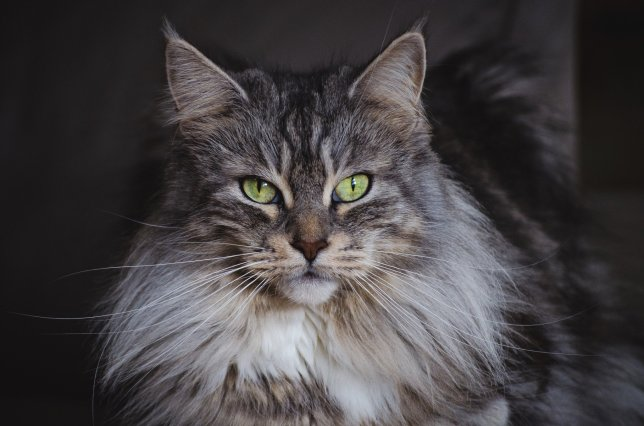
#> input picture res/cat2.jpg, 644 x 426 px
$ python ImageProcessingTesting.py
#> lines starting #> are read from the running program, lines starting #| are printed output that depends on the picture; after the words box and inside, x2 and y2 are one past the last pixel; in counts of white or black regions, pixels touching at a corner belong together
import cv2
import numpy as np

#edge detect test
img = cv2.imread('res/cat2.jpg')
#> img is the input picture: shape (426, 644, 3); mean B, G, R 67, 65.1, 68.7
cv2.imshow('Original', img)

new_img = cv2.Canny(img, 0, 200)
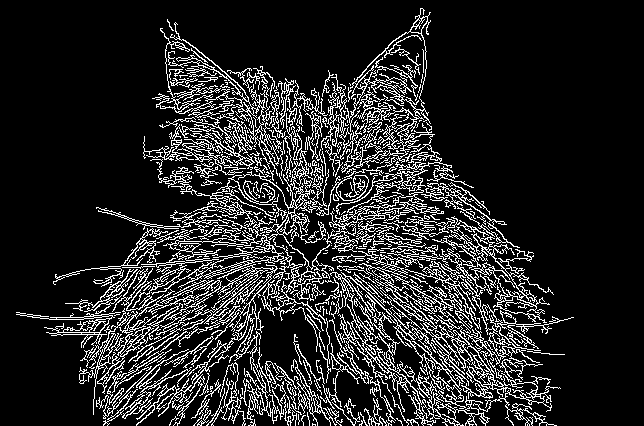
#> new_img: shape (426, 644); 15% white in thin lines or dots, all inside (x1, y1, x2, y2) = (16, 8, 574, 426)
cv2.imshow('new image', new_img)

cv2.waitKey(0)

$ run again, with res/Colorful+noise.jpg copied over res/cat2.jpg
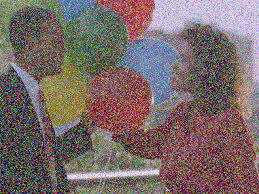
#> input picture res/Colorful+noise.jpg, 259 x 194 px
#> img is the input picture: shape (194, 259, 3); mean B, G, R 104.9, 106.1, 121.2
#> `new_img = cv2.Canny(img, 0, 200)`:
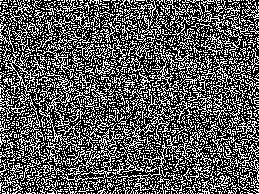
#> new_img: shape (194, 259); 35.4% white in thin lines or dots
